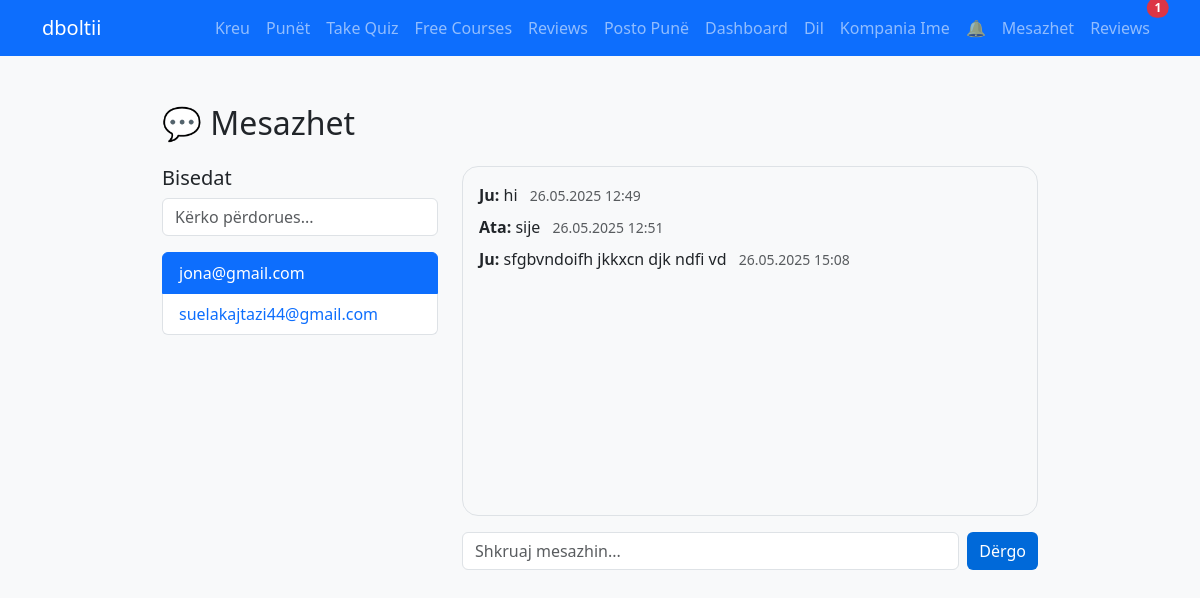
The app's page /messages.php?user=2 (signed in) with its own data.
### tables this page shows
CREATE TABLE `users` (
  `id` int(11) NOT NULL,
  `username` varchar(100) NOT NULL,
  `email` varchar(150) NOT NULL,
  `full_name` varchar(100) DEFAULT NULL,
  `password` varchar(255) NOT NULL,
  `created_at` timestamp NOT NULL DEFAULT current_timestamp()
);

CREATE TABLE `messages` (
  `id` int(11) NOT NULL,
  `sender_id` int(11) NOT NULL,
  `receiver_id` int(11) NOT NULL,
  `message` text NOT NULL,
  `is_read` tinyint(1) DEFAULT 0,
  `sent_at` datetime DEFAULT current_timestamp()
);

### messages.php (the view, shortened to what this page needs)
<?php
include('inc/db.php');
$user_id = $_SESSION['user_id'];
$partner_id = isset($_GET['user']) ? intval($_GET['user']) : 0;
$chat = [];
if ($partner_id) {
    $stmt = $conn->prepare("SELECT * FROM messages WHERE (sender_id=? AND receiver_id=?) OR (sender_id=? AND receiver_id=?) ORDER BY sent_at ASC");
    $stmt->bind_param("iiii", $user_id, $partner_id, $partner_id, $user_id);
    $stmt->execute();
    $result = $stmt->get_result();
    while ($row = $result->fetch_assoc()) $chat[] = $row;
}
$stmt = $conn->prepare("SELECT COUNT(*) AS total_unread FROM messages WHERE receiver_id = ? AND is_read = 0");
$stmt->bind_param("i", $user_id);
$stmt->execute();
$search = isset($_GET['search']) ? trim($_GET['search']) : '';
if ($search !== '') {
    $search_param = '%' . $search . '%';
    $stmt = $conn->prepare("
        SELECT u.id, u.email,
            (SELECT COUNT(*) FROM messages m WHERE m.sender_id = u.id AND m.receiver_id = ? AND m.is_read = 0) AS unread_count
        FROM users u
        WHERE u.id != ? AND (u.email LIKE ? OR u.full_name LIKE ?)
    ");
    $stmt->bind_param("iiss", $user_id, $user_id, $search_param, $search_param);
} else {
    $stmt = $conn->prepare("
        SELECT u.id, u.email,
            (SELECT COUNT(*) FROM messages m WHERE m.sender_id = u.id AND m.receiver_id = ? AND m.is_read = 0) AS unread_count
        FROM users u
        WHERE u.id != ?
    ");
    $stmt->bind_param("ii", $user_id, $user_id);
}
$stmt->execute();
$users = $stmt->get_result();
include('inc/header.php');
?>
<div class="container mt-5" style="max-width:900px;">
  <h2 class="mb-4">💬 Mesazhet</h2>
  <div class="row">
    <div class="col-md-4">
      <h5>Bisedat</h5>
      <form method="get" class="mb-3">
        <input type="text" name="search" class="form-control" placeholder="Kërko përdorues..." value="<?php echo htmlspecialchars($search); ?>">
      </form>
      <ul class="list-group">
        <?php while($u = $users->fetch_assoc()): ?>
          <li class="list-group-item<?php if($partner_id == $u['id']) echo ' active'; ?>">
            <a href="messages.php?user=<?php echo $u['id']; ?>" class="text-decoration-none<?php if($partner_id == $u['id']) echo ' text-white'; ?>">
              <?php echo htmlspecialchars($u['email']); ?>
            </a>
          </li>
        <?php endwhile; ?>
      </ul>
    </div>
    <div class="col-md-8">
      <?php if ($partner_id): ?>
        <div id="chatbox" class="border rounded-4 p-3 mb-3 bg-light" style="height:350px; overflow-y:auto;">
          <?php foreach($chat as $msg): ?>
            <div class="mb-2">
              <span class="fw-bold"><?php echo $msg['sender_id'] == $user_id ? 'Ju:' : 'Ata:'; ?></span>
              <span><?php echo nl2br(htmlspecialchars($msg['message'])); ?></span>
              <span class="text-muted small ms-2"><?php echo date('d.m.Y H:i', strtotime($msg['sent_at'])); ?></span>
            </div>
          <?php endforeach; ?>
        </div>
        <form method="post" class="d-flex">
          <input type="text" name="message" class="form-control me-2" placeholder="Shkruaj mesazhin..." required autocomplete="off">
          <button type="submit" class="btn btn-primary">Dërgo</button>
        </form>
      <?php else: ?>
        <div class="alert alert-info">Zgjidh një përdorues për të biseduar.</div>
      <?php endif; ?>
    </div>
  </div>
</div>
<?php include('inc/footer.php'); ?>

### css/style.css (style rules this page uses)
body { background-color: #f8f9fa; }
.btn-primary { background-color: #0069d9; border: none; }

### records on screen
users: email "jona@gmail.com"
users: email "suelakajtazi44@gmail.com"
messages: shows "Ju:", message "hi", sent_at "26.05.2025 12:49"
messages: shows "Ata:", message "sije", sent_at "26.05.2025 12:51"
messages: shows "Ju:", message "sfgbvndoifh jkkxcn djk ndfi vd", sent_at "26.05.2025 15:08"

### other values on screen
$new_applications "1"
